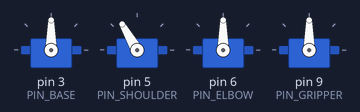
A sketch run on a simulated Arduino Uno, built with avr-gcc and run on an emulated ATmega328P. On the bench: 4 × servo.

Above: at 0.1 s.
At 2.5 s:
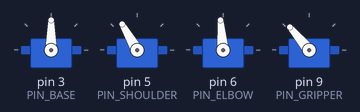
At 26.5 s:
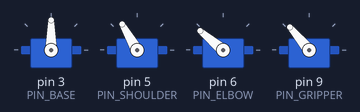
Timing chart, 0 to 28.0 s (numbered marks = the images above):
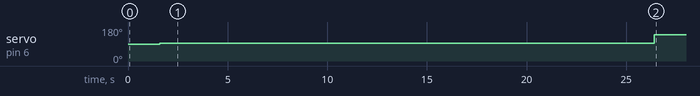

The sketch:

Arduino_Code.ino
```cpp
#include <Servo.h>

// ---- Create servo objects ----
Servo servoBase;
Servo servoShoulder;
Servo servoElbow;
Servo servoGripper;
Servo body_part_order[] = {servoBase, servoShoulder, servoGripper, servoShoulder};

// ---- Servo pin assignments ----
const int PIN_BASE = 3;
const int PIN_SHOULDER = 5;
const int PIN_ELBOW = 6;
const int PIN_GRIPPER = 9;

// VARIABLES
const int BASE_POS_RIGHT_SIDE = 180;
const int BASE_POS_LEFT_SIDE = 0;
const int SHOULDER_POS_LIFT_UP = 120;
const int GRIPPER_BLOCK_WIDTH = 85;
const int GRIPPER_DUCK_WIDTH = 95;
const int GRIPPER_OPEN = 130;
const int DELAY = 800;
int shoulder_drop_right = 0;
int shoulder_drop_left = 0;
int right_side_block_pickup_pos[] = {BASE_POS_RIGHT_SIDE, shoulder_drop_right, GRIPPER_BLOCK_WIDTH, SHOULDER_POS_LIFT_UP};
int left_side_block_pickup_pos[] = {BASE_POS_LEFT_SIDE, shoulder_drop_left, GRIPPER_OPEN, SHOULDER_POS_LIFT_UP};
int right_side_duck_pickup_pos[] = {150, shoulder_drop_right, GRIPPER_DUCK_WIDTH, 40};
int left_side_duck_pickup_pos[] = {180, GRIPPER_OPEN};
bool run_once = true;

void move_arm_to_start_position(bool b) {
  // Get to starting position
  servoShoulder.write(120); delay(DELAY);
  servoBase.write(90); delay(DELAY);
  servoElbow.write(95); delay(DELAY);
  if (b == false){
      servoElbow.write(140); delay(DELAY);
      delay(5000);
  }
  servoGripper.write(GRIPPER_OPEN); delay(DELAY);
}

void move_arm(Servo body_part, int movement_amount){
  body_part.write(movement_amount);
  delay(DELAY);
}

void setup() {
  // Attach the servos
  servoBase.attach(PIN_BASE);
  servoShoulder.attach(PIN_SHOULDER);
  servoElbow.attach(PIN_ELBOW);
  servoGripper.attach(PIN_GRIPPER);

  move_arm_to_start_position(true);
}

void loop() {

  if (run_once == true) {
    // BLOCK 1
    shoulder_drop_right = 173;
    shoulder_drop_left = 170;
    right_side_block_pickup_pos[1] = shoulder_drop_right;
    left_side_block_pickup_pos[1] = shoulder_drop_left;

    // Right side; block pickup
    for (int i = 0; i < 4; i++) {
      move_arm(body_part_order[i], right_side_block_pickup_pos[i]);
    }
    // Left side; block release
    for (int i = 0; i < 4; i++) {
      move_arm(body_part_order[i], left_side_block_pickup_pos[i]);
    }

    // YELLOW DUCK
    shoulder_drop_right = 180;
    shoulder_drop_left = 0;
    right_side_duck_pickup_pos[1] = shoulder_drop_right;
    left_side_duck_pickup_pos[1] = shoulder_drop_left;

    // Right side; pickup
    for (int i = 0; i < 4; i++) {
      move_arm(body_part_order[i], right_side_duck_pickup_pos[i]);
    }
    // Left side; drop
    move_arm(servoBase, 130);
    move_arm(servoElbow, 180);
    move_arm(servoGripper, GRIPPER_OPEN);
    move_arm_to_start_position(true);

    // POSITIVE POTATO

    //Pickup
    move_arm(servoShoulder, 100);
    move_arm(servoBase, 40);
    move_arm(servoElbow, 180);
    move_arm(servoShoulder, 150);
    move_arm(servoShoulder, 173);
    move_arm(servoGripper, GRIPPER_BLOCK_WIDTH);
    move_arm(servoShoulder, 160);
    move_arm_to_start_position(false);
  }
  run_once = false;
}

// //#include <dummy.h>

// //#include <ESP32Servo.h>

// //Servo servoBase;


// ---- Incoming serial buffer ----
// String incoming = "";

// // Choose a SAFE GPIO pin (not strapping pins)
// const int PIN_BASE = 18;   // GPIO18 is good

// String incoming = "";

// void setup() {
    // Serial is built in global object provided by Arduino
//   // Serial.begin(115200);
//   // servoBase.setPeriodHertz(50);     // Standard servo frequency
//   // servoBase.attach(PIN_BASE, 500, 2400);  // min/max pulse
//   // servoBase.write(90);
// }
// void loop() {}

  /*
    The write command does the following:
    -Give the servo the desired position for it to strive to.
    -The servo holds this desired position forever, because even after the first time it reaches
    -...it, it can drift.
    -So we don't want to stop it after we write it.
    -The servo constantly checks if it wavers from the 90 degree angle and moves back towards it if so.
    -Note, 90 converts to ~1.5 microseconds.  This is how long the digital signal pulses HIGH HOWEVER
    -...it is NOT how long it moves the motor.  That microseconds are used in a deeper calculation
    -...with the pentiometer.
  */

//void loop() {
  // Read incoming chars until new line
  // Say this command sent from ROS, over the USB, to the Arduino RX: //"B:90,S:40,E:20,G:10\n"
  // while (Serial.available()>0) {
  //   char c = Serial.read()
  //   if (c == "\n"){
  //       processCommand();

//}
```

Measured:
- by itself, servo on pin 6 (PIN_ELBOW): 90° → 95° at 1.6 s, → 140° 24.8 s later
